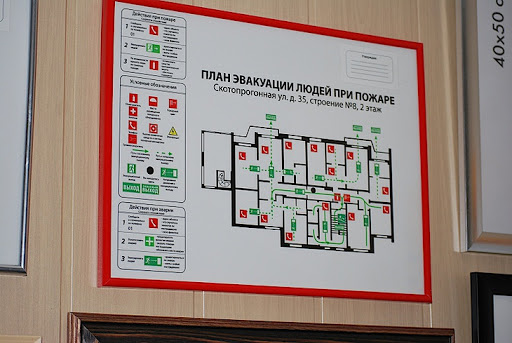
#> input picture Project/ForPerspectiveTransform/photo/27.jpg, 512 x 343 px
$ jupyter execute PTDraft_lines_to_segments.ipynb
#> lines starting #> are read from the running program, lines starting #| are printed output that depends on the picture
### Project/Draft/PreProcess.py
import cv2 as cv
import numpy as np
import matplotlib.pyplot as plt
import imgShow as disp

'''
Algorithm:

1. BGR -> GRAY
2. Gaussian Blurr with (21, 21) and 2, seems to be better.
3. Gaussian Adaptive with 5 and 2, seems to be better so far.
4. Edge finding with Laplacian
5. Dilation with MORPH_RECT (3, 3) and iterations=2.

'''

# [100 lines left out: functions PreProcess, clear, clearVoid, not called in this run]

### Project/Draft/imgShow.py
import cv2 as cv
import numpy as np
import matplotlib.pyplot as plt

# [5 lines left out: function imgShow, not called in this run]

### Project/Draft/PTDraft_lines_to_segments.ipynb
[cell 1]
'''

This notebook follows the PTDraft_with_4Segments_to_lines.ipynb notebook.

'''

[cell 2]
import importlib
import numpy as np
import matplotlib.pyplot as plt
import cv2 as cv
from collections import defaultdict
from collections import deque
import imgShow as disp
import GrayWorld as gw
import PreProcess as prep
import time
from copy import deepcopy
from tqdm import tqdm
import multiprocessing
import IPython as IP
import HoughLines as hl
from itertools import islice

for i in [disp, gw, prep, hl]:
    importlib.reload(i)

[cell 3]
src='photo'
a=27
b=a+1
# b=30

[cell 4]
img=cv.imread(f"../ForPerspectiveTransform/{src}/27.jpg")
#> img is the input picture: shape (343, 512, 3); mean B, G, R 129.6, 135.7, 151.8
img=cv.cvtColor(img, cv.COLOR_BGR2GRAY)
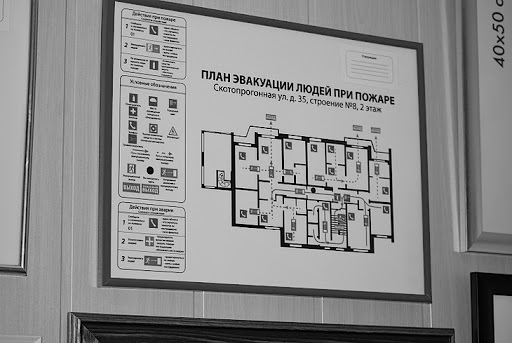
#> img: shape (343, 512); min 0, max 255, mean 139.8
plt.imshow(img, cmap="gray")
#> (this line was passed over: IPython is not available in this run)

[cell 5]
for IMAGE in range(a, b):

    try:
        path=f"../ForPerspectiveTransform/{src}/{IMAGE}.jpg"
        img=cv.imread(path)
        # sizes.append((img.shape[0], img.shape[1]))
        original=cv.imread(path)
        gray=cv.cvtColor (original, cv.COLOR_BGR2GRAY)
        prepped=prep.PreProcess(gray, edge=['canny', 50, 200, None, 3], dilate=[1])
#> in PreProcess, `img=cv.GaussianBlur (img, blur[0], blur[1])`:
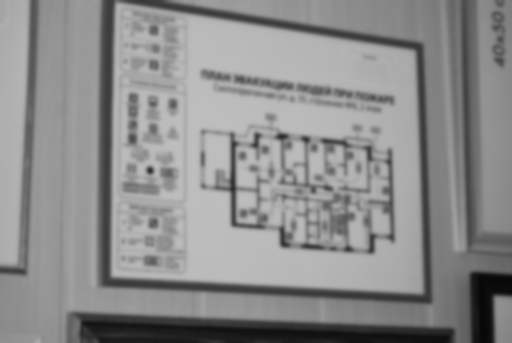
#> img: shape (343, 512); min 7, max 190, mean 139.8

$ run again, with Project/ForPerspectiveTransform/photo/15.jpg copied over Project/ForPerspectiveTransform/photo/27.jpg
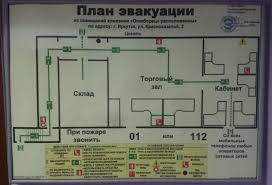
#> input picture Project/ForPerspectiveTransform/photo/15.jpg, 272 x 185 px
#> img is the input picture: shape (185, 272, 3); mean B, G, R 105.1, 117.3, 114.4
#> `img=cv.cvtColor(img, cv.COLOR_BGR2GRAY)`:
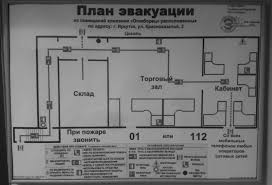
#> img: shape (185, 272); min 1, max 179, mean 115.1
#> in PreProcess, `img=cv.GaussianBlur (img, blur[0], blur[1])`:
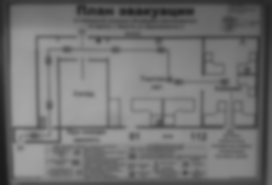
#> img: shape (185, 272); min 27, max 166, mean 115.1

$ run again, with Project/ForPerspectiveTransform/photo/16.jpg copied over Project/ForPerspectiveTransform/photo/27.jpg
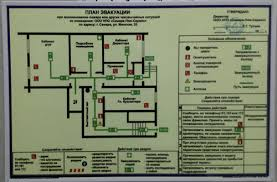
#> input picture Project/ForPerspectiveTransform/photo/16.jpg, 277 x 182 px
#> img is the input picture: shape (182, 277, 3); mean B, G, R 108.6, 133.9, 125.9
#> `img=cv.cvtColor(img, cv.COLOR_BGR2GRAY)`:
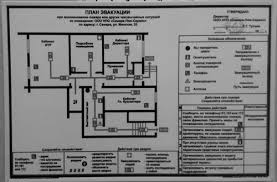
#> img: shape (182, 277); min 0, max 199, mean 128.6
#> in PreProcess, `img=cv.GaussianBlur (img, blur[0], blur[1])`:
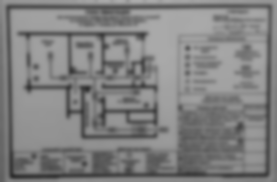
#> img: shape (182, 277); min 47, max 172, mean 128.7
